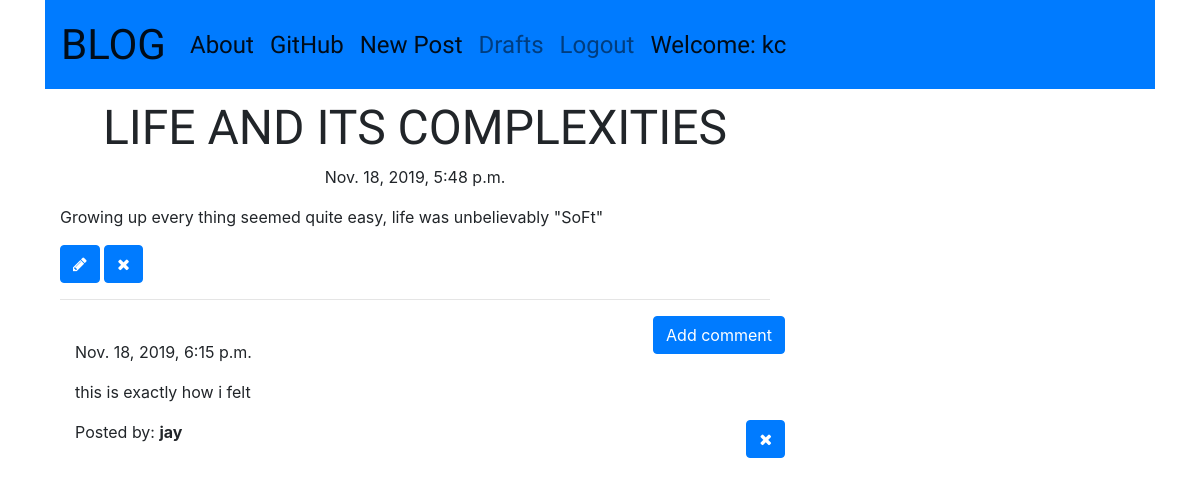
/post/3 (signed in), run on the app's committed database.
### blog_app/models.py (models this page shows, shortened)
class Post(models.Model):
    author = models.ForeignKey('auth.User', models.CASCADE)
    title = models.CharField(max_length=64)
    text = models.TextField()
    create_date = models.DateTimeField(default=timezone.now)
    published_date = models.DateTimeField(blank=True, null=True)

class Comment(models.Model):
    post = models.ForeignKey('blog_app.Post',
                             on_delete=models.CASCADE,
                             related_name='comments')
    author = models.CharField(max_length=32)
    text = models.TextField()
    create_date = models.DateTimeField(default=timezone.now)
    approved_comment = models.BooleanField(default=False)

### blog_app/views.py (the view)
# urls.py: re_path(r'^post/(?P<pk>\d+)$', views.PostDetailView.as_view(),
class PostDetailView(DetailView):
    model = Post
    comment = Comment

### blog_app/templates/blog_app/post_detail.html (shortened to what this page needs)
<!DOCTYPE html>
    {% extends "blog_app/base.html" %}
    {% block body %}
        <h1 class="posttitle loader">{{post.title}}</h1>
            {% if post.published_date %}
                <div class="date postdate">
            {{ post.published_date }}
                </div>
            {% else %}
                 <a class="btn btn-primary" href="{% url 'blog_app:post_publish' pk=post.pk %}">Publish</a>
            {% endif %}
            <p class="postcontent">{{ post.text|safe|linebreaks }}</p>
            {% if user.is_authenticated %}
                <a class="btn btn-primary " href="{% url 'blog_app:post_edit' pk=post.pk %}">
                    <span class="fa fa-pencil"></span>
                </a>
                <a class="btn btn-primary " href="{% url 'blog_app:post_remove' pk=post.pk %}">
                    <span class="fa fa-remove"></span>
                </a>
            {% endif %}
        <hr>
        <a class="btn btn-primary btn-comment" href="{% url 'blog_app:add_comment_to_post' pk=post.pk %}">Add comment</a>
        <div class="container">
            {% for comment in post.comments.all %}
            <br>
            {% if user.is_authenticated or comment.approved_comment %}
                {{ comment.create_date }}
                <p>{{comment.text|safe|linebreaks}}
                {% if user.is_authenticated %}
                    <a class="btn btn-primary btn-comment" href="{% url 'blog_app:comment_remove' pk=comment.pk %}">
                         <span class="fa fa-remove"></span>
                    </a>
                {% endif %}
                </p>
                <p>Posted by: <b>{{comment.author}}</b></p>
            {% endif %}
            {% empty %}
                <p>No Comments</p>
            {% endfor %}
        </div>
    {% endblock %}

### blog_app/templates/blog_app/base.html (shortened to what this page needs)
<!DOCTYPE html>
    {% load staticfiles %}
<html lang="en">
    <head>
        <link rel="stylesheet" href="https://stackpath.bootstrapcdn.com/bootstrap/4.3.1/css/bootstrap.min.css">
        <link rel="stylesheet" href="https://maxcdn.bootstrapcdn.com/font-awesome/4.4.0/css/font-awesome.min.css">
        <link rel="stylesheet" href="//cdn.jsdelivr.net/npm/medium-editor@latest/dist/css/medium-editor.min.css" type="text/css" media="screen" charset="utf-8">
        <link rel="stylesheet" href='{% static "css/blog.css"%}'>
    </head>
    <body>
        <div class="container" id="main">
            <nav class="navbar navbar-expand-lg navbar-light bg-primary techfont custom-navbar">
                <a class="navbar-brand bigbrand" href="{% url 'blog_app:post_list' %}">BLOG</a>
                <div class="collapse navbar-collapse" id="navbarNav">
                    <ul class="navbar-nav">
                        <li class="nav-item active">
                            <a class="nav-link" href="{% url 'blog_app:about'%}">About<span class="sr-only">(current)</span></a>
                        </li>
                        <li class="nav-item active">
                            <a class="nav-link" href="https://www.github.com/jayanwana">GitHub</a>
                        </li>
                    </ul>
                    <ul class="navbar-nav my-2 my-lg-0">
                        {% if user.is_authenticated %}
                            <li class="nav-item active">
                                <a class="nav-link" href="{% url 'blog_app:post_new' %}">New Post</a>
                            </li>
                            <li class="nav-item">
                                <a class="nav-link" href="{% url 'blog_app:drafts_list' %}">Drafts</a>
                            </li>
                            <li class="nav-item">
                                <a class="nav-link" href="{% url 'logout' %}">Logout</a>
                            </li>
                            <li class="nav-item active">
                                <a class="nav-link">Welcome: {{ user.username }}</a>
                            </li>
                        {% else %}
                            <li class="nav-item">
                                <a class="nav-link" href="{% url 'login' %}"><span class="fa fa-user" aria-hidden="true"></span></a>
                            </li>
                        {% endif %}
                    </ul>
                </div>
            </nav>
            <div class="content container">
                <div class="row">
                    <div class="col-md-8">
                        <div class="blog_posts">
                            {% block body %}
                            {% endblock %}
                        </div>
                    </div>
                </div>
            </div>
        </div>
    </body>
</html>

### blog_app/static/css/blog.css (style rules this page uses)
.techfont { font-family: 'Big Shoulders Text', sans-serif; font-size: 1.5em; margin-bottom: 10px; }
.bigbrand { font-size: 1.75em; }
.postdate { text-align: center; }
.posttitle { font-family: 'Big Shoulders Text', sans-serif; text-align: center; font-size: 3em; }
.postcontent { font-family: 'Montserrat', sans-serif; font-size: 1.0em; }
.btn-comment { position: absolute; right: 0px; }
.loader { filter:hue-rotate(0deg); color: linear-gradient(45deg,#0f8,#08f); animation:hue 5000ms infinite linear; }

### data on the page
Post: title "LIFE AND ITS COMPLEXITIES", published_date "Nov. 18, 2019, 5:48 p.m.", text "Growing up every thing seemed quite easy, life was unbelievably \"SoFt\""
Comment: create_date "Nov. 18, 2019, 6:15 p.m.", text "this is exactly how i felt", author "jay"

### other printed values
{{ user.username }} "kc"
